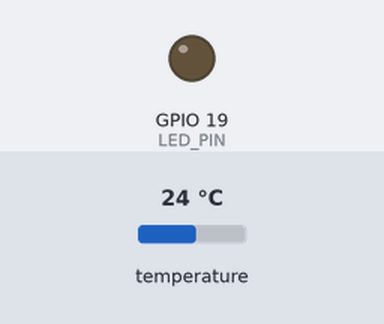
The sketch below on a simulated ESP32-S3. On the bench: output pins drawn as LEDs (lit = HIGH). Wiring (inferred from the names in the program): DS3231 clock at I2C address 0x68. The test bench sets the inputs (shaded band); at power-on: temperature 24 °C. WiFi joins after 1.5 s; servers stay silent unless stated; the local clock reads 2024-03-15 10:24:30 at power-on unless the sketch sets it; what the sketch prints to the serial monitor is not drawn.

Above: at 2.7 s.
2.8 s: temperature set to 33.3 °C
5.7 s: temperature set to 34.5 °C
At 6.9 s:
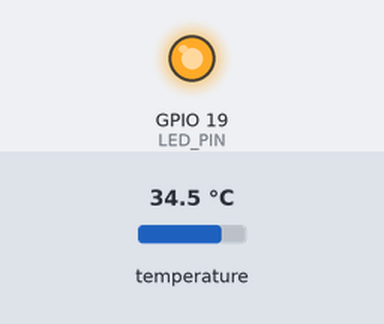
Timing chart, 0 to 8.7 s (numbered marks = the images above; inputs shaded):
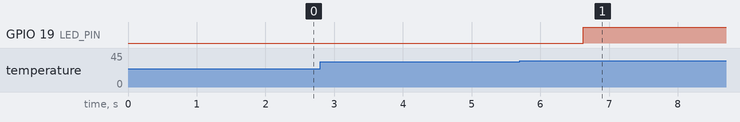

The sketch:

RTC_Telegram_V8.ino
```cpp
#include <Wire.h>
#include "RTClib.h"
#include <WiFi.h>
#include <WiFiClientSecure.h>
#include <UniversalTelegramBot.h>

/* WIFI CREDENTIALS */
const char* ssid = "Sonin KH";
const char* password = "77771112";

// const char* ssid = "card 1$ te";
// const char* password = "12345678";

/* TELEGRAM BOT CREDENTIALS */
#define BOT_TOKEN "8084553369:AAHgqoTlB1nURTs69WxGDE2KLjEXDW4soAw"
#define CHAT_ID   "843845173"

/* I2C PINS FOR ESP32-S3 (RTC) */
#define SDA_PIN 8
#define SCL_PIN 9

/* LED PIN */
#define LED_PIN 19

RTC_DS3231 rtc;

char daysOfTheWeek[7][12] = {
  "Sunday", "Monday", "Tuesday", "Wednesday", "Thursday", "Friday", "Saturday"
};

WiFiClientSecure client;
UniversalTelegramBot bot(BOT_TOKEN, client);

unsigned long previousMillis = 0;
const unsigned long interval = 1000;

int onHour = -1, onMinute = -1;
int offHour = -1, offMinute = -1;

bool manualOverride = false;
bool manualOn = false;

void forceTemperatureConversion() {
  Wire.beginTransmission(0x68);
  Wire.write(0x0E);
  Wire.endTransmission();

  Wire.requestFrom(0x68, 1);
  byte controlReg = Wire.read();

  controlReg |= 0x20;

  Wire.beginTransmission(0x68);
  Wire.write(0x0E);
  Wire.write(controlReg);
  Wire.endTransmission();
}

void setup() {
  Serial.begin(115200);

  Wire.begin(SDA_PIN, SCL_PIN);
  pinMode(LED_PIN, OUTPUT);
  digitalWrite(LED_PIN, LOW);

  if (!rtc.begin()) {
    Serial.println("Couldn't find RTC");
    while (1) delay(10);
  }

  if (rtc.lostPower()) {
    Serial.println("RTC lost power, setting time!");
    rtc.adjust(DateTime(F(__DATE__), F(__TIME__)));
  }

  WiFi.begin(ssid, password);
  Serial.print("Connecting to WiFi");
  while (WiFi.status() != WL_CONNECTED) {
    delay(500);
    Serial.print(".");
  }
  Serial.println("\n📶 WiFi connected");

  client.setInsecure();
}

void handleTelegramMessages() {
  int numNewMessages = bot.getUpdates(bot.last_message_received + 1);

  while (numNewMessages) {
    for (int i = 0; i < numNewMessages; i++) {
      String text = bot.messages[i].text;
      String chat_id = bot.messages[i].chat_id;

      if (text.startsWith("/setime ")) {
        int sep1 = text.indexOf(":");
        int sep2 = text.indexOf("to");

        if (sep1 > 8 && sep2 > sep1 && text.length() > sep2 + 6) {
          String onStr = text.substring(8, sep2 - 1);
          String offStr = text.substring(sep2 + 3);

          int onH = onStr.substring(0, onStr.indexOf(":")).toInt();
          int onM = onStr.substring(onStr.indexOf(":") + 1).toInt();

          int offH = offStr.substring(0, offStr.indexOf(":")).toInt();
          int offM = offStr.substring(offStr.indexOf(":") + 1).toInt();

          onHour = onH;
          onMinute = onM;
          offHour = offH;
          offMinute = offM;

          String msg = "✅ Schedule set:\n LED ON at " + String(onHour) + ":" + String(onMinute) +
                       "\n LED OFF at " + String(offHour) + ":" + String(offMinute);
          bot.sendMessage(chat_id, msg, "");
        } else {
          bot.sendMessage(chat_id, "❌ Invalid format. Use /setime HH:MM to HH:MM", "");
        }

      } else if (text == "/status") {
        String msg = "🔧 LED Schedule:\n";
        msg += "🟢 LED ON : " + (onHour >= 0 ? (String(onHour) + ":" + String(onMinute)) : "Not Set") + "\n";
        msg += "🔴 LED OFF: " + (offHour >= 0 ? (String(offHour) + ":" + String(offMinute)) : "Not Set") + "\n";
        msg += String("🛑 Manual Override: ") + (manualOn ? "ACTIVE (ON forever)" : "Inactive") + "\n";
        bot.sendMessage(chat_id, msg, "");
      }
    }
    numNewMessages = bot.getUpdates(bot.last_message_received + 1);
  }
}

void loop() {
  handleTelegramMessages();

  unsigned long currentMillis = millis();
  if (currentMillis - previousMillis >= interval) {
    previousMillis = currentMillis;

    DateTime now = rtc.now();
    String yearStr = String(now.year());
    String monthStr = (now.month() < 10 ? "0" : "") + String(now.month());
    String dayStr = (now.day() < 10 ? "0" : "") + String(now.day());
    String hourStr = (now.hour() < 10 ? "0" : "") + String(now.hour());
    String minuteStr = (now.minute() < 10 ? "0" : "") + String(now.minute());
    String secondStr = (now.second() < 10 ? "0" : "") + String(now.second());
    String dayOfWeek = daysOfTheWeek[now.dayOfTheWeek()];

    forceTemperatureConversion();
    float rtcTemp = rtc.getTemperature();

    bool ledStatus = digitalRead(LED_PIN);
    String tempCondition;

    if (rtcTemp >= 31 && rtcTemp <= 33) {
      tempCondition = " | (COLD)";
      if (!manualOverride) ledStatus = false;
    } else if (rtcTemp > 33 && rtcTemp < 34) {
      tempCondition = " | (NORMAL)";
      if (!manualOverride) ledStatus = false;
    } else if (rtcTemp >= 34 && rtcTemp <= 35) {
      tempCondition = " | (HOT)";
      if (!manualOverride) ledStatus = true;
    }

    if (offHour >= 0 && now.hour() == offHour && now.minute() == offMinute) {
      manualOverride = false;
      manualOn = false;
    }

    if (!manualOverride) {
      if (onHour >= 0 && now.hour() == onHour && now.minute() == onMinute) {
        manualOverride = true;
        manualOn = true;
      }
    }

    if (manualOverride) {
      ledStatus = manualOn;
    }

    digitalWrite(LED_PIN, ledStatus ? HIGH : LOW);

    String ledStr = ledStatus ? "💡 LED : ON" : "💡 LED : OFF";

    String message = "📅 " + dayOfWeek + " | " + dayStr + "/" + monthStr + "/" + yearStr + "\n" +
                     "🕒 " + hourStr + ":" + minuteStr + ":" + secondStr + "\n" +
                     "🌡️ Temp: " + String(rtcTemp, 2) + "ºC" + tempCondition + "\n" +
                     ledStr;

    Serial.println(message);
    Serial.println();

    bot.sendMessage(CHAT_ID, message, "Markdown");
  }
}
```

Measured:
- the behaviour switches between 33.8 and 33.9 °C on temperature (found by bisection; images 0 and 1)
- after the input at 2.8 s, every drawn part: stays the same
- after the input at 5.7 s, GPIO 19 (LED_PIN): LOW → HIGH after 0.92 s
